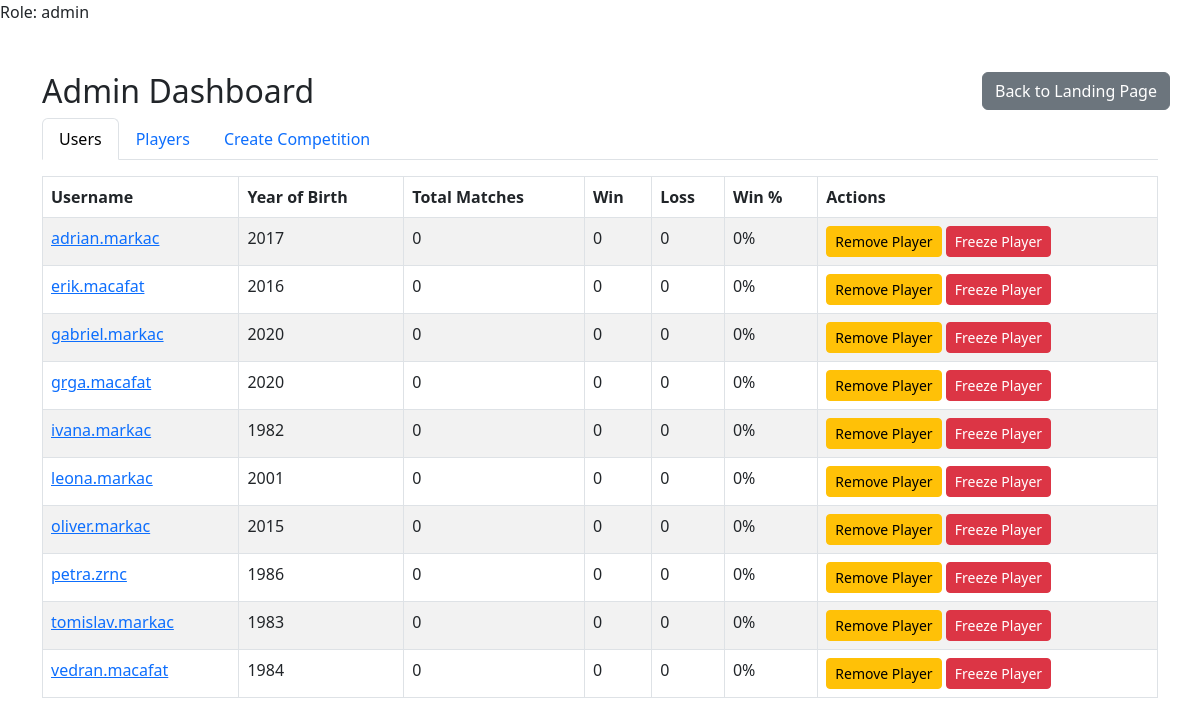
/admin-dashboard (signed in), run on the app's committed database.
### app.py (models this page shows, shortened)
class User(db.Model):
    id = db.Column(db.Integer, primary_key=True)
    first_name = db.Column(db.String(80), nullable=False)
    last_name = db.Column(db.String(80), nullable=False)
    username = db.Column(db.String(80), unique=True, nullable=False)
    password = db.Column(db.String(120), nullable=False)
    email = db.Column(db.String(120), unique=True, nullable=False)
    phone = db.Column(db.String(20), nullable=False)
    birth_year = db.Column(db.Integer, nullable=False)
    handedness = db.Column(db.String(10), nullable=False)
    role = db.Column(db.String(20), nullable=False, default='user')
    participant = db.Column(db.Boolean, nullable=False, default=False)

### app.py (the view)
@app.route('/admin-dashboard')
@admin_required
def admin_dashboard():
    all_users = User.query.order_by(User.username).all()
    participants = User.query.filter_by(participant=True).order_by(User.username).all()
    competitions = Competition.query.order_by(Competition.id).all()
    active_tab = request.args.get('active_tab', 'users')
    return render_template('admin.html', users=all_users, participants=participants, competitions=competitions, active_tab=active_tab)

### app.py (called while the page is built)
def admin_required(f):
    @wraps(f)
    def decorated_function(*args, **kwargs):
        if 'role' not in session or session['role'] != 'admin':
            flash('Access denied: Admins only', 'danger')
            return redirect(url_for('home'))
        return f(*args, **kwargs)
    return decorated_function

### templates/admin.html (shortened to what this page needs)
{% extends "base.html" %}
{% block content %}
{% set active_tab = request.args.get('active_tab', 'users') %}
<div class="container mt-5 position-relative">
  <div class="position-absolute" style="top: 0; right: 0;">
    <a href="{{ url_for('home') }}" class="btn btn-secondary">Back to Landing Page</a>
  </div>
  <h2 class="mt-3">Admin Dashboard</h2>
  <ul class="nav nav-tabs" id="adminTab" role="tablist">
    <li class="nav-item" role="presentation">
      <button class="nav-link {% if active_tab=='users' %}active{% endif %}" id="users-tab" data-bs-toggle="tab" data-bs-target="#users" type="button" role="tab" aria-controls="users" aria-selected="{% if active_tab=='users' %}true{% else %}false{% endif %}">
        Users
      </button>
    </li>
    <li class="nav-item" role="presentation">
      <button class="nav-link {% if active_tab=='players' %}active{% endif %}" id="players-tab" data-bs-toggle="tab" data-bs-target="#players" type="button" role="tab" aria-controls="players" aria-selected="{% if active_tab=='players' %}true{% else %}false{% endif %}">
        Players
      </button>
    </li>
    <li class="nav-item" role="presentation">
      <button class="nav-link {% if active_tab=='competition' %}active{% endif %}" id="competition-tab" data-bs-toggle="tab" data-bs-target="#competition" type="button" role="tab" aria-controls="competition" aria-selected="{% if active_tab=='competition' %}true{% else %}false{% endif %}">
        Create Competition
      </button>
    </li>
  </ul>
  <div class="tab-content" id="adminTabContent">
    <div class="tab-pane fade {% if active_tab=='users' %}show active{% endif %}" id="users" role="tabpanel" aria-labelledby="users-tab">
      <div class="table-responsive mt-3">
        <table class="table table-striped table-bordered">
          <thead>
            <tr>
              <th>Username</th>
              <th>Year of Birth</th>
              <th>Total Matches</th>
              <th>Win</th>
              <th>Loss</th>
              <th>Win %</th>
              <th>Actions</th>
            </tr>
          </thead>
          <tbody>
            {% for user in users %}
            <tr>
              <td>
                <a href="{{ url_for('profile_by_username', username=user.username) }}">
                  {{ user.username }}
                </a>
              </td>
              <td>{{ user.birth_year }}</td>
              <td>0</td>
              <td>0</td>
              <td>0</td>
              <td>0%</td>
              <td>
                {% if not user.participant %}
                  <a href="{{ url_for('add_participant', user_id=user.id) }}" class="btn btn-success btn-sm">Add Player</a>
                {% else %}
                  <a href="{{ url_for('remove_participant', user_id=user.id) }}" class="btn btn-warning btn-sm">Remove Player</a>
                {% endif %}
                <a href="{{ url_for('freeze_participant', user_id=user.id) }}" class="btn btn-danger btn-sm">Freeze Player</a>
              </td>
            </tr>
            {% endfor %}
          </tbody>
        </table>
      </div>
    </div>
  </div>
</div>
{% endblock %}

### templates/base.html (shortened to what this page needs)
<!DOCTYPE html>
<html lang="en">
<head>
  <link href="https://cdn.jsdelivr.net/npm/bootstrap@5.3.0/dist/css/bootstrap.min.css" rel="stylesheet">
  <link rel="stylesheet" href="https://cdnjs.cloudflare.com/ajax/libs/font-awesome/6.0.0/css/all.min.css">
  <link rel="stylesheet" href="{{ url_for('static', filename='css/style.css') }}?v=2">
</head>
<body>
  <p>Role: {{ session.get('role') }}</p>
  <div class="container-fluid tennis-app-container">
    {% block content %}{% endblock %}
  </div>
</body>
</html>

### static/css/style.css (style rules this page uses)
* { box-sizing: border-box; }
body { margin: 0; background-color: #fff; }

### data on the page
User: username "adrian.markac", birth_year "2017"
User: username "erik.macafat", birth_year "2016"
User: username "gabriel.markac", birth_year "2020"
User: username "grga.macafat", birth_year "2020"
User: username "ivana.markac", birth_year "1982"
User: username "leona.markac", birth_year "2001"
User: username "oliver.markac", birth_year "2015"
User: username "petra.zrnc", birth_year "1986"
User: username "tomislav.markac", birth_year "1983"
User: username "vedran.macafat", birth_year "1984"

### other printed values
{{ session.get('role') }} "admin"
